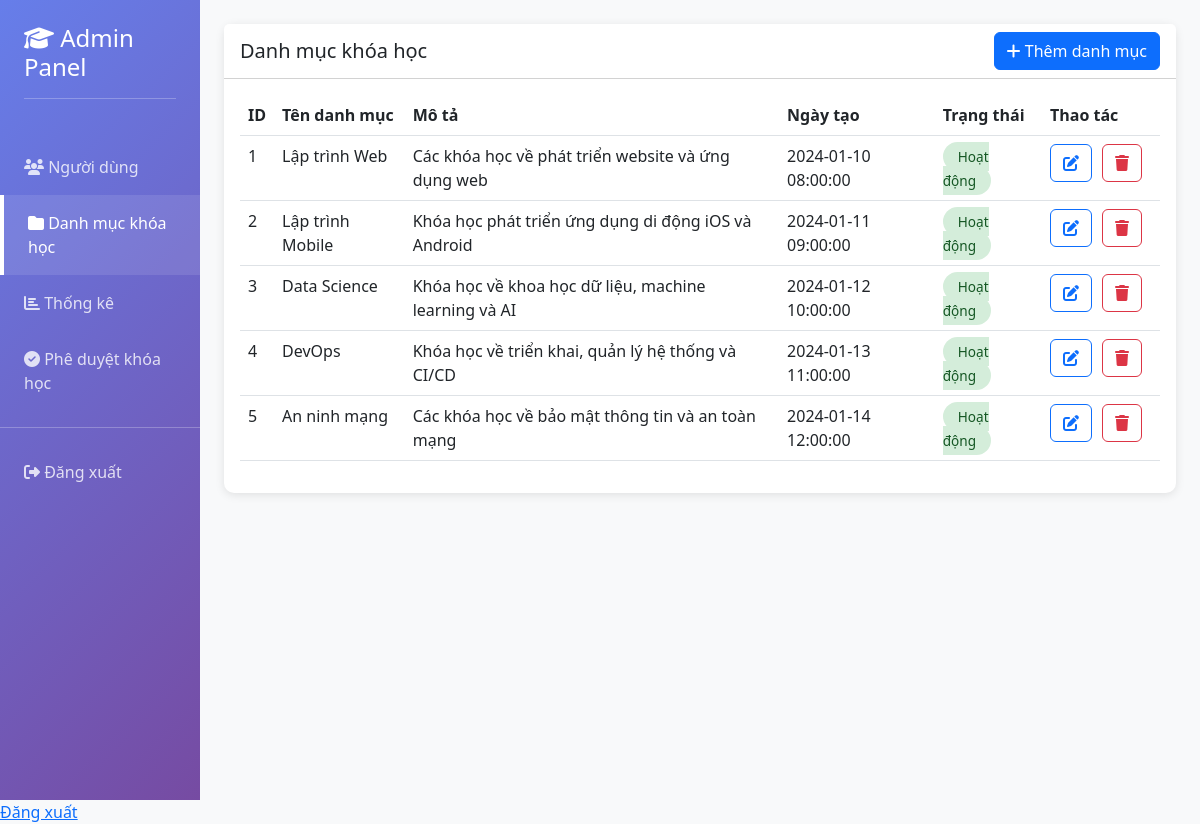
The app's page /controllers/CategoryController.php (signed in) with its own data.
### tables this page shows
CREATE TABLE categories
    (
        id          INT PRIMARY KEY AUTO_INCREMENT,
        name        VARCHAR(255) NOT NULL,
        description TEXT,
        created_at  DATETIME DEFAULT CURRENT_TIMESTAMP
    );

### config/ConnectDb.php (called while the page is built)
<?php
class ConnectDb
{
    private $host = "127.0.0.1";
    private $db = "btth02_cnweb";
    private $user = "root";
    private $password = "";
    private $charset = "utf8mb4";
    private $pdo;
    public function __construct()
    {
        $dsn = "mysql:host={$this->host};dbname={$this->db};charset={$this->charset}";
        try {
            $this->pdo = new PDO($dsn, $this->user, $this->password);
            $this->pdo->setAttribute(PDO::ATTR_ERRMODE, PDO::ERRMODE_EXCEPTION);
        } catch (PDOException $e) {
            echo "Connection failed: " . $e->getMessage();
        }
    }
    public function getConnection()
    {
        return $this->pdo;
    }
}

### config/CategoryDB.php (called while the page is built, shortened)
<?php
require_once '../config/ConnectDb.php';
class CategoryManager
{
    private $pdo;
    public function __construct(ConnectDb $db) {
        $this->pdo = $db->getConnection();
    }
    public function getAllCategories() {
        $sql = "SELECT * FROM categories";
        $stmt = $this->pdo->query($sql);
        return $stmt->fetchAll(PDO::FETCH_ASSOC);
    }
}

### views/admin/managerCategory.php (the view, shortened to what this page needs)
<!DOCTYPE html>
<html lang="vi">
<head>
    <link href="https://cdn.jsdelivr.net/npm/bootstrap@5.3.0/dist/css/bootstrap.min.css" rel="stylesheet">
    <link href="https://cdnjs.cloudflare.com/ajax/libs/font-awesome/6.4.0/css/all.min.css" rel="stylesheet">
</head>
<body>
<div class="container-fluid">
    <div class="row">
        <div class="col-md-2 sidebar p-0">
            <div class="p-4">
                <h4><i class="fas fa-graduation-cap"></i> Admin Panel</h4>
                <hr class="bg-white">
            </div>
            <nav class="nav flex-column">
                <a class="nav-link" href="<?= BASE_URL ?>controllers/AdminController.php">
                    <i class="fas fa-users"></i> Người dùng
                </a>
                <a class="nav-link active" href="<?= BASE_URL ?>controllers/CategoryController.php">
                    <i class="fas fa-folder"></i> Danh mục khóa học
                </a>
                <a class="nav-link" href="<?= BASE_URL ?>controllers/ThongkeController.php">
                    <i class="fas fa-chart-bar"></i> Thống kê
                </a>
                <a class="nav-link" href="<?= BASE_URL ?>controllers/PheduyetCourseController.php">
                    <i class="fas fa-check-circle"></i> Phê duyệt khóa học
                </a>
                <hr class="bg-white">
                <a class="nav-link" href="<?= BASE_URL ?>">
                    <i class="fas fa-sign-out-alt"></i> Đăng xuất
                </a>
            </nav>
        </div>
        <div class="col-md-10 p-4">
                <div class="card">
                    <div class="card-header bg-white d-flex justify-content-between align-items-center">
                        <h5 class="mb-0">Danh mục khóa học</h5>
                        <button class="btn btn-primary" data-bs-toggle="modal" data-bs-target="#categoryModal" onclick="openAddModal()"><i class="fas fa-plus"></i> Thêm danh mục</button>
                    </div>
                    <div class="card-body">
                        <div class="table-responsive">
                            <table class="table table-hover">
                                <thead>
                                <tr>
                                    <th>ID</th>
                                    <th>Tên danh mục</th>
                                    <th>Mô tả</th>
                                    <th>Ngày tạo</th>
                                    <th>Trạng thái</th>
                                    <th>Thao tác</th>
                                </tr>
                                </thead>
                                <tbody>
                                <?php foreach ($categories as $category): ?>
                                    <tr>
                                        <td><?= htmlspecialchars($category['id']) ?></td>
                                        <td><?= htmlspecialchars($category['name']) ?></td>
                                        <td><?= htmlspecialchars($category['description']) ?></td>
                                        <td><?= htmlspecialchars($category['created_at']) ?></td>
                                        <td><span class="status-badge status-active">Hoạt động</span></td>
                                        <td>
                                            <div style="display: flex">
                                                <button onclick="openEditModal(<?= $category['id'] ?>, '<?= htmlspecialchars($category['name'], ENT_QUOTES) ?>', '<?= htmlspecialchars($category['description'], ENT_QUOTES) ?>')" style="margin-right: 10px" type="button" class="btn btn-outline-primary" data-bs-toggle="modal" data-bs-target="#categoryModal"><i class="fas fa-edit"></i></button>
                                                <form method="post" action="<?= BASE_URL ?>controllers/CourseController.php" style="display: inline;">
                                                    <button onclick="return confirm('Bạn chắc chắn muốn xóa?')" style="margin-right: 10px" type="submit" class="btn btn-outline-danger" name="delete_category"><i class="fas fa-trash"></i></button>
                                                </form>
                                            </div>
                                        </td>
                                    </tr>
                                <?php endforeach; ?>
                                </tbody>
                            </table>
                        </div>
                    </div>
                </div>
        </div>
    </div>
</div>
</body>
</html>

### views/admin/managerCategory.php (style rules this page uses)
body { background-color: #f8f9fa; }
.sidebar { min-height: 100vh; background: linear-gradient(135deg, #667eea 0%, #764ba2 100%); color: white; }
.sidebar .nav-link { color: rgba(255, 255, 255, 0.8); padding: 1rem 1.5rem; transition: all 0.3s; }
.sidebar .nav-link:hover, .sidebar .nav-link.active { color: white; background-color: rgba(255, 255, 255, 0.1); border-left: 4px solid white; }
.card { border: none; border-radius: 10px; box-shadow: 0 2px 10px rgba(0, 0, 0, 0.1); margin-bottom: 20px; }
.status-badge { padding: 5px 15px; border-radius: 20px; font-size: 0.85rem; }
.status-active { background-color: #d4edda; color: #155724; }

### records on screen
categories: id "1", name "Lập trình Web", description "Các khóa học về phát triển website và ứng dụng web", created_at "2024-01-10 08:00:00"
categories: id "2", name "Lập trình Mobile", description "Khóa học phát triển ứng dụng di động iOS và Android", created_at "2024-01-11 09:00:00"
categories: id "3", name "Data Science", description "Khóa học về khoa học dữ liệu, machine learning và AI", created_at "2024-01-12 10:00:00"
categories: id "4", name "DevOps", description "Khóa học về triển khai, quản lý hệ thống và CI/CD", created_at "2024-01-13 11:00:00"
categories: id "5", name "An ninh mạng", description "Các khóa học về bảo mật thông tin và an toàn mạng", created_at "2024-01-14 12:00:00"
